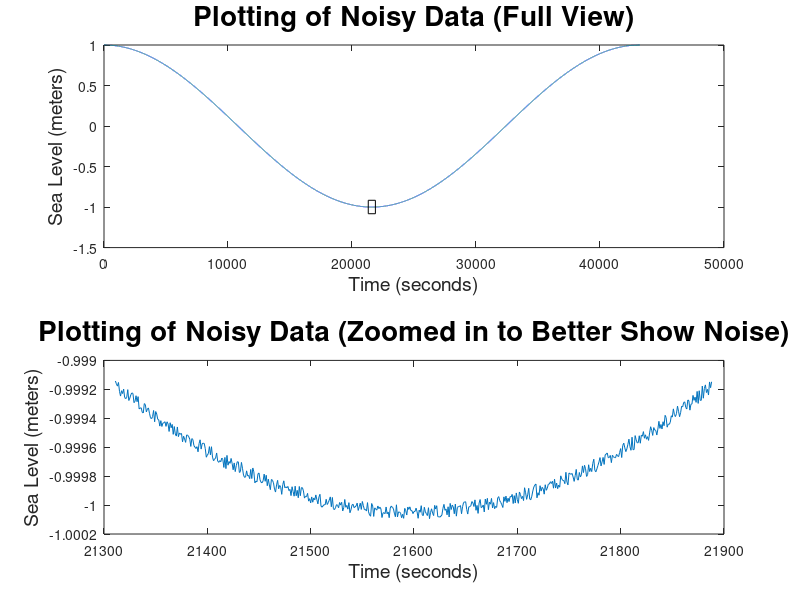
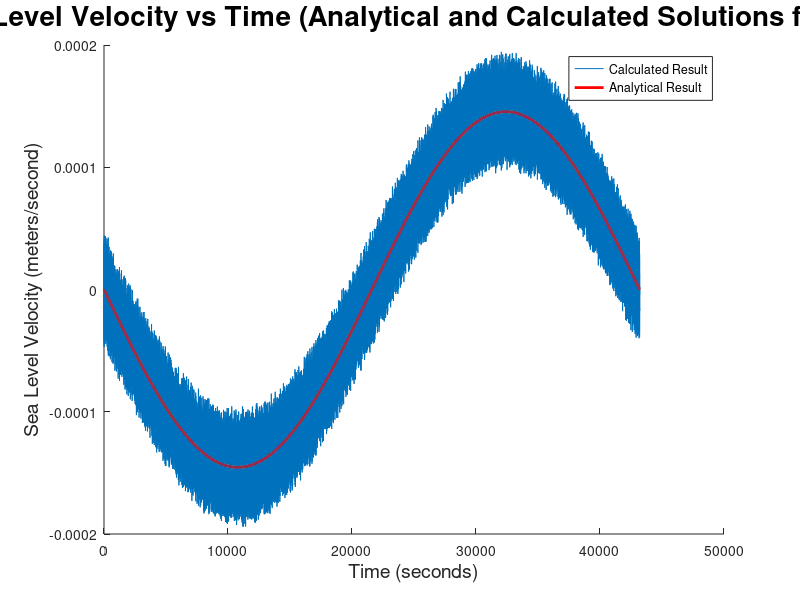
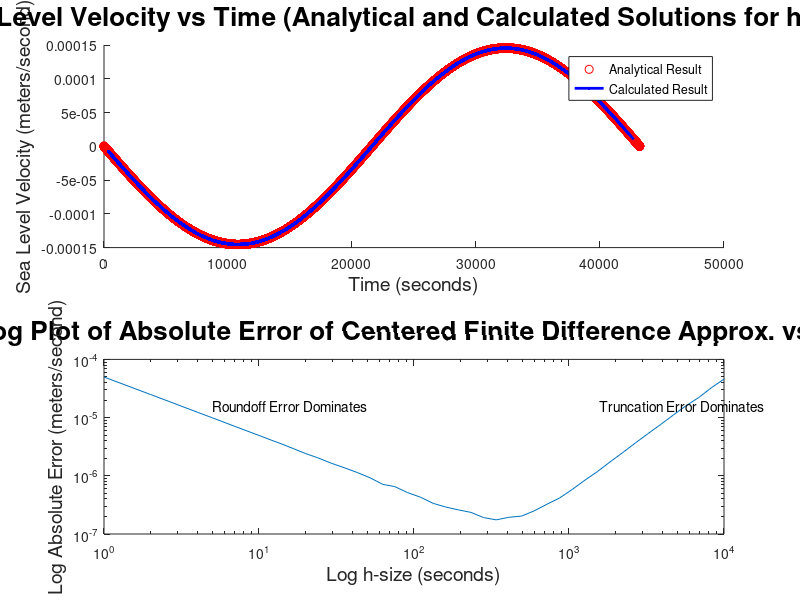

Write the MATLAB code that produced these figures, in order.
load('noisy_tide.mat'); %Loads the time and level data to 't' and 'f'
                        %respectively
%Plotting the noisy data
y1=figure(1);
subplot(2,1,1)
plot(t, f);
rectangle('Position', [t(round(74*length(t)/150)) ...
    f(round(74*length(t)/150))-f(round(2*length(t)/150))/12 ...
    t(round(2*length(t)/150)) f(round(2*length(t)/150))/6]);
xlabel('Time (seconds)', 'FontSize', 14);
ylabel('Sea Level (meters)', 'FontSize', 14);
set(y1, 'Position', [1, 1, 1200, 800]);
title('Plotting of Noisy Data (Full View)', 'FontSize', 20);


subplot(2,1,2);
plot(t(round(74*length(t)/150):round(76*length(t)/150)),...
    f(round(74*length(f)/150):round(76*length(f)/150)));
xlabel('Time (seconds)', 'FontSize', 14);
ylabel('Sea Level (meters)', 'FontSize', 14);
title('Plotting of Noisy Data (Zoomed in to Better Show Noise)',...
    'FontSize', 20);

%Creating variables for the amplitude and the period provided
ampl = 1; % In meters
per = 12*60*60; %Converted from hours to seconds


logVec = logspace(0, 4, 50); %Creates the logarithmically spaced vector 
                             %from 1 to 10^4 with 50 points
                             
analytic = -ampl*2*pi/per*sin(2*pi*t/per); %Creates the analytically solved
                                           % function for the derivative
                                           
errArray = zeros(1, length(logVec));%Preassigns a vector length for holding
                                    %the max error for each step size

hArray = zeros(1, length(logVec));%Preassigns a vector length for holding
                                    %the 'h' value for each step size


% Iterating over each log spaced values of h...
for k = 1:length(logVec)
h = round(logVec(k)); % Rounds to the nearest integer value

maxE = -Inf; %Initializes the max error to a value that will always 
             %be overwritten

    for n = (1+h):h:(t(end)-h) %Iterates at h spaced intervals over data
        %Saves the data for the 1 second step size to display later
        if h == 1
            fPrimeSave(n) = (f(n+h)-f(n-h))/(2*h); 
        end
        %Approximates the derivative using a centered finite difference 
        fPrime = (f(n+h)-f(n-h))/(2*h);
        %Solves for absolute error at each point and saves it if max
        if abs(fPrime-analytic(n)) > maxE
            maxE = abs(fPrime-analytic(n));
        end
    end
    %Saves the max error for each 'h' size iteration in the errArray
    hArray(k) = h;
    errArray(k) = maxE;
end
%Trims the unused time points to properly display the data graphically
tTrim = t(2:end-1);

%Plots the graph of the computed result for h=1s vs the analytical solution
y2 = figure(2);
hold all;
set(y2, 'Position', [1, 1, 1200, 800]);
plot(tTrim, fPrimeSave, t, analytic, 'r', 'LineWidth', 2);
xlabel('Time (seconds)', 'FontSize', 14);
ylabel('Sea Level Velocity (meters/second)', 'FontSize', 14);
legend('Calculated Result', 'Analytical Result');
title('Sea Level Velocity vs Time (Analytical and Calculated Solutions for h=1)', ...
    'FontSize', 20);


%Finds the minimum error value for all 'h' sizes and the corresponding
%index the the 'errArray'
[minErr, minInd] = min(errArray);

%Finds the 'h' size to which the mininum error corresponds
hOpt = logVec(minInd);

%Performs the centered finite difference approximation for this 'h' size
%and then displays the resulting approximation against the analytical
%solution

h = round(hOpt); %Sets h to this optimum h value and rounds to an int
counter = 1; % Counter to properly assign values within the vectors
y3 = figure(3);
subplot(2,1,1);
hold all;
plot(t, analytic, 'or'); %Plots the analytical solution

% Iterating over the data at the optimum 'h' value...
for n = (1+h):h:(t(end)-h)    
    tOpt(counter) = n; %Creates a vector of used time points
    fPrimeOpt(counter) = (f(n+h)-f(n-h))/(2*h);%vector of derivative values
    counter = counter + 1; % Increments the counter
    plot(tOpt, fPrimeOpt,'b','LineWidth', 2); %Plots the approximation
end
%Graph settings
set(y3, 'Position', [1, 1, 1200, 800]);
xlabel('Time (seconds)', 'FontSize', 14);
ylabel('Sea Level Velocity (meters/second)', 'FontSize', 14);
legend('Analytical Result', 'Calculated Result');
title('Sea Level Velocity vs Time (Analytical and Calculated Solutions for h=339s)', ...
    'FontSize', 19);

%Plotting log-log plot of error as a function of h
subplot(2,1,2);
loglog(hArray, errArray);
xlabel('Log h-size (seconds)', 'FontSize', 14);
ylabel('Log Absolute Error (meters/second)', 'FontSize', 14);
title('Log-Log Plot of Absolute Error of Centered Finite Difference Approx. vs h value', ...
    'FontSize', 19);
text(5,10^(-4.8) ,'Roundoff Error Dominates');
text(10^3.2,10^(-4.8) ,'Truncation Error Dominates');

maxM = ampl*(2*pi/per)^3;
thHOpt = (3*eps/maxM)^(1/3);
